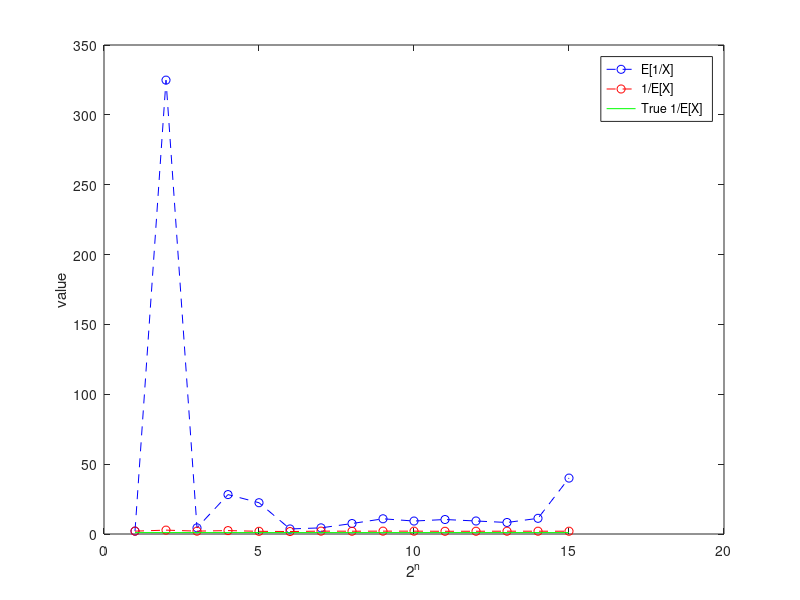

MATLAB code for this plot:
% 2-4
% Generation of uniform data and computation of the 1/E[x] and E[1/x]
%% Data

clc; clear all; close all;
n = 2.^(1:15);
a = 0;
b = 1;

%% Solution

mean1 = NaN*zeros(1,length(n)); % Hold E[1/X]
mean2 = NaN*zeros(1,length(n)); % Hold 1/E[X]

for i=1:length(n)
    X = unifrnd(a,b,n(i),1);
    mean1(1,i) = mean(1./X);
    mean2(1,i) = 1/mean(X);
    fprintf('n  = %3.0f\nE[1/X] = %3.7f\n1/E[X] = %3.7f\n',n(i),mean1(1,i),mean2(1,i));
end

figure(1)
i = 1:length(n);
plot(i,mean1(1,:),'b--o');
hold on 
plot(i,mean2(1,:),'r--o');
hold on
plot(i,(1/(b-a))*ones(size(i)),'g');
legend('E[1/X]','1/E[X]','True 1/E[X]')
xlabel('2^n')
ylabel('value')